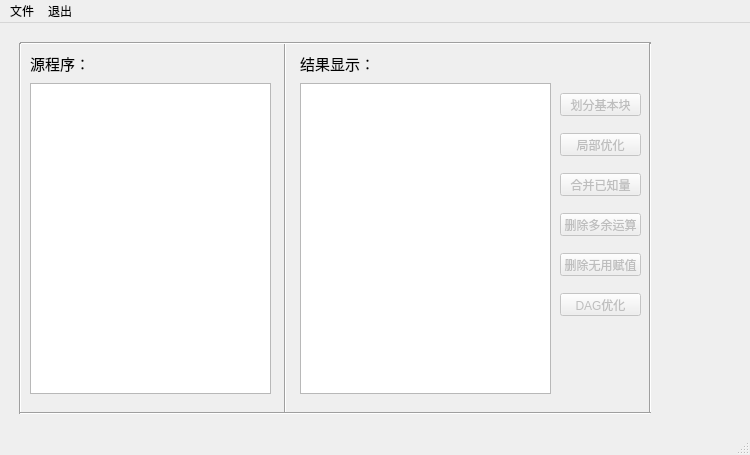
<?xml version="1.0" encoding="UTF-8"?>
<ui version="4.0">
 <class>MainWindow</class>
 <widget class="QMainWindow" name="MainWindow">
  <property name="enabled">
   <bool>true</bool>
  </property>
  <property name="geometry">
   <rect>
    <x>0</x>
    <y>0</y>
    <width>750</width>
    <height>455</height>
   </rect>
  </property>
  <property name="minimumSize">
   <size>
    <width>750</width>
    <height>455</height>
   </size>
  </property>
  <property name="maximumSize">
   <size>
    <width>750</width>
    <height>455</height>
   </size>
  </property>
  <property name="windowTitle">
   <string>局部优化</string>
  </property>
  <widget class="QWidget" name="centralwidget">
   <widget class="QLabel" name="label">
    <property name="geometry">
     <rect>
      <x>30</x>
      <y>20</y>
      <width>71</width>
      <height>41</height>
     </rect>
    </property>
    <property name="text">
     <string>&lt;html&gt;&lt;head/&gt;&lt;body&gt;&lt;p&gt;&lt;span style=&quot; font-size:11pt;&quot;&gt;源程序：&lt;/span&gt;&lt;/p&gt;&lt;/body&gt;&lt;/html&gt;</string>
    </property>
   </widget>
   <widget class="QTextEdit" name="SourceProgramText">
    <property name="geometry">
     <rect>
      <x>30</x>
      <y>60</y>
      <width>241</width>
      <height>311</height>
     </rect>
    </property>
   </widget>
   <widget class="QPushButton" name="BasicBlockDivisionButton">
    <property name="enabled">
     <bool>false</bool>
    </property>
    <property name="geometry">
     <rect>
      <x>560</x>
      <y>70</y>
      <width>81</width>
      <height>23</height>
     </rect>
    </property>
    <property name="text">
     <string>划分基本块</string>
    </property>
    <property name="default">
     <bool>false</bool>
    </property>
    <property name="flat">
     <bool>false</bool>
    </property>
   </widget>
   <widget class="QPushButton" name="LocalOptimizationButton">
    <property name="enabled">
     <bool>false</bool>
    </property>
    <property name="geometry">
     <rect>
      <x>560</x>
      <y>110</y>
      <width>81</width>
      <height>23</height>
     </rect>
    </property>
    <property name="text">
     <string>局部优化</string>
    </property>
   </widget>
   <widget class="QPushButton" name="DAGOptimization">
    <property name="enabled">
     <bool>false</bool>
    </property>
    <property name="geometry">
     <rect>
      <x>560</x>
      <y>270</y>
      <width>81</width>
      <height>23</height>
     </rect>
    </property>
    <property name="text">
     <string>DAG优化</string>
    </property>
   </widget>
   <widget class="QTextEdit" name="textEdit">
    <property name="geometry">
     <rect>
      <x>300</x>
      <y>60</y>
      <width>251</width>
      <height>311</height>
     </rect>
    </property>
   </widget>
   <widget class="Line" name="line">
    <property name="geometry">
     <rect>
      <x>270</x>
      <y>20</y>
      <width>31</width>
      <height>371</height>
     </rect>
    </property>
    <property name="orientation">
     <enum>Qt::Vertical</enum>
    </property>
   </widget>
   <widget class="Line" name="line_2">
    <property name="geometry">
     <rect>
      <x>20</x>
      <y>10</y>
      <width>631</width>
      <height>21</height>
     </rect>
    </property>
    <property name="orientation">
     <enum>Qt::Horizontal</enum>
    </property>
   </widget>
   <widget class="Line" name="line_3">
    <property name="geometry">
     <rect>
      <x>10</x>
      <y>20</y>
      <width>20</width>
      <height>371</height>
     </rect>
    </property>
    <property name="orientation">
     <enum>Qt::Vertical</enum>
    </property>
   </widget>
   <widget class="Line" name="line_4">
    <property name="geometry">
     <rect>
      <x>610</x>
      <y>20</y>
      <width>81</width>
      <height>371</height>
     </rect>
    </property>
    <property name="orientation">
     <enum>Qt::Vertical</enum>
    </property>
   </widget>
   <widget class="Line" name="line_5">
    <property name="geometry">
     <rect>
      <x>20</x>
      <y>310</y>
      <width>631</width>
      <height>161</height>
     </rect>
    </property>
    <property name="orientation">
     <enum>Qt::Horizontal</enum>
    </property>
   </widget>
   <widget class="QPushButton" name="merge_knowned_member_btn">
    <property name="enabled">
     <bool>false</bool>
    </property>
    <property name="geometry">
     <rect>
      <x>560</x>
      <y>150</y>
      <width>81</width>
      <height>23</height>
     </rect>
    </property>
    <property name="text">
     <string>合并已知量</string>
    </property>
   </widget>
   <widget class="QPushButton" name="del_redundant_operations_btn">
    <property name="enabled">
     <bool>false</bool>
    </property>
    <property name="geometry">
     <rect>
      <x>560</x>
      <y>190</y>
      <width>81</width>
      <height>23</height>
     </rect>
    </property>
    <property name="text">
     <string>删除多余运算</string>
    </property>
   </widget>
   <widget class="QPushButton" name="del_unreferenced_var_btn">
    <property name="enabled">
     <bool>false</bool>
    </property>
    <property name="geometry">
     <rect>
      <x>560</x>
      <y>230</y>
      <width>81</width>
      <height>23</height>
     </rect>
    </property>
    <property name="text">
     <string>删除无用赋值</string>
    </property>
   </widget>
   <widget class="QLabel" name="label_2">
    <property name="geometry">
     <rect>
      <x>300</x>
      <y>20</y>
      <width>71</width>
      <height>41</height>
     </rect>
    </property>
    <property name="text">
     <string>&lt;html&gt;&lt;head/&gt;&lt;body&gt;&lt;p&gt;&lt;span style=&quot; font-size:11pt;&quot;&gt;结果显示：&lt;/span&gt;&lt;/p&gt;&lt;/body&gt;&lt;/html&gt;</string>
    </property>
   </widget>
  </widget>
  <widget class="QMenuBar" name="menubar">
   <property name="geometry">
    <rect>
     <x>0</x>
     <y>0</y>
     <width>750</width>
     <height>23</height>
    </rect>
   </property>
   <widget class="QMenu" name="file">
    <property name="title">
     <string>文件</string>
    </property>
    <addaction name="actionopen"/>
    <addaction name="actionclose"/>
   </widget>
   <widget class="QMenu" name="exit">
    <property name="title">
     <string>退出</string>
    </property>
    <addaction name="actiontuichu"/>
   </widget>
   <addaction name="file"/>
   <addaction name="exit"/>
  </widget>
  <widget class="QStatusBar" name="statusbar"/>
  <action name="actionopen">
   <property name="text">
    <string>打开</string>
   </property>
  </action>
  <action name="actionclose">
   <property name="text">
    <string>关闭</string>
   </property>
  </action>
  <action name="actiontuichu">
   <property name="text">
    <string>退出程序</string>
   </property>
  </action>
 </widget>
 <resources/>
 <connections>
  <connection>
   <sender>BasicBlockDivisionButton</sender>
   <signal>clicked()</signal>
   <receiver>MainWindow</receiver>
   <slot>click_B_B_D_Button()</slot>
   <hints>
    <hint type="sourcelabel">
     <x>597</x>
     <y>115</y>
    </hint>
    <hint type="destinationlabel">
     <x>339</x>
     <y>409</y>
    </hint>
   </hints>
  </connection>
  <connection>
   <sender>LocalOptimizationButton</sender>
   <signal>clicked()</signal>
   <receiver>MainWindow</receiver>
   <slot>click_localOpt_Button()</slot>
   <hints>
    <hint type="sourcelabel">
     <x>614</x>
     <y>155</y>
    </hint>
    <hint type="destinationlabel">
     <x>475</x>
     <y>421</y>
    </hint>
   </hints>
  </connection>
  <connection>
   <sender>DAGOptimization</sender>
   <signal>clicked()</signal>
   <receiver>MainWindow</receiver>
   <slot>click_DAGOpt_Button()</slot>
   <hints>
    <hint type="sourcelabel">
     <x>618</x>
     <y>315</y>
    </hint>
    <hint type="destinationlabel">
     <x>613</x>
     <y>135</y>
    </hint>
   </hints>
  </connection>
  <connection>
   <sender>actiontuichu</sender>
   <signal>triggered()</signal>
   <receiver>MainWindow</receiver>
   <slot>close()</slot>
   <hints>
    <hint type="sourcelabel">
     <x>-1</x>
     <y>-1</y>
    </hint>
    <hint type="destinationlabel">
     <x>319</x>
     <y>227</y>
    </hint>
   </hints>
  </connection>
  <connection>
   <sender>actionclose</sender>
   <signal>triggered()</signal>
   <receiver>SourceProgramText</receiver>
   <slot>clear()</slot>
   <hints>
    <hint type="sourcelabel">
     <x>-1</x>
     <y>-1</y>
    </hint>
    <hint type="destinationlabel">
     <x>140</x>
     <y>223</y>
    </hint>
   </hints>
  </connection>
  <connection>
   <sender>actionopen</sender>
   <signal>triggered()</signal>
   <receiver>MainWindow</receiver>
   <slot>openfile()</slot>
   <hints>
    <hint type="sourcelabel">
     <x>-1</x>
     <y>-1</y>
    </hint>
    <hint type="destinationlabel">
     <x>319</x>
     <y>227</y>
    </hint>
   </hints>
  </connection>
  <connection>
   <sender>merge_knowned_member_btn</sender>
   <signal>clicked()</signal>
   <receiver>MainWindow</receiver>
   <slot>click_merge_knowned_member_btn()</slot>
   <hints>
    <hint type="sourcelabel">
     <x>603</x>
     <y>186</y>
    </hint>
    <hint type="destinationlabel">
     <x>703</x>
     <y>176</y>
    </hint>
   </hints>
  </connection>
  <connection>
   <sender>del_redundant_operations_btn</sender>
   <signal>clicked()</signal>
   <receiver>MainWindow</receiver>
   <slot>click_del_redundant_operations_btn()</slot>
   <hints>
    <hint type="sourcelabel">
     <x>587</x>
     <y>226</y>
    </hint>
    <hint type="destinationlabel">
     <x>701</x>
     <y>228</y>
    </hint>
   </hints>
  </connection>
  <connection>
   <sender>del_unreferenced_var_btn</sender>
   <signal>clicked()</signal>
   <receiver>MainWindow</receiver>
   <slot>click_del_unreferenced_var_btn()</slot>
   <hints>
    <hint type="sourcelabel">
     <x>586</x>
     <y>264</y>
    </hint>
    <hint type="destinationlabel">
     <x>709</x>
     <y>283</y>
    </hint>
   </hints>
  </connection>
 </connections>
 <slots>
  <slot>click_B_B_D_Button()</slot>
  <slot>click_localOpt_Button()</slot>
  <slot>click_DAGOpt_Button()</slot>
  <slot>openfile()</slot>
  <slot>click_merge_knowned_member_btn()</slot>
  <slot>click_del_redundant_operations_btn()</slot>
  <slot>click_del_unreferenced_var_btn()</slot>
 </slots>
</ui>
